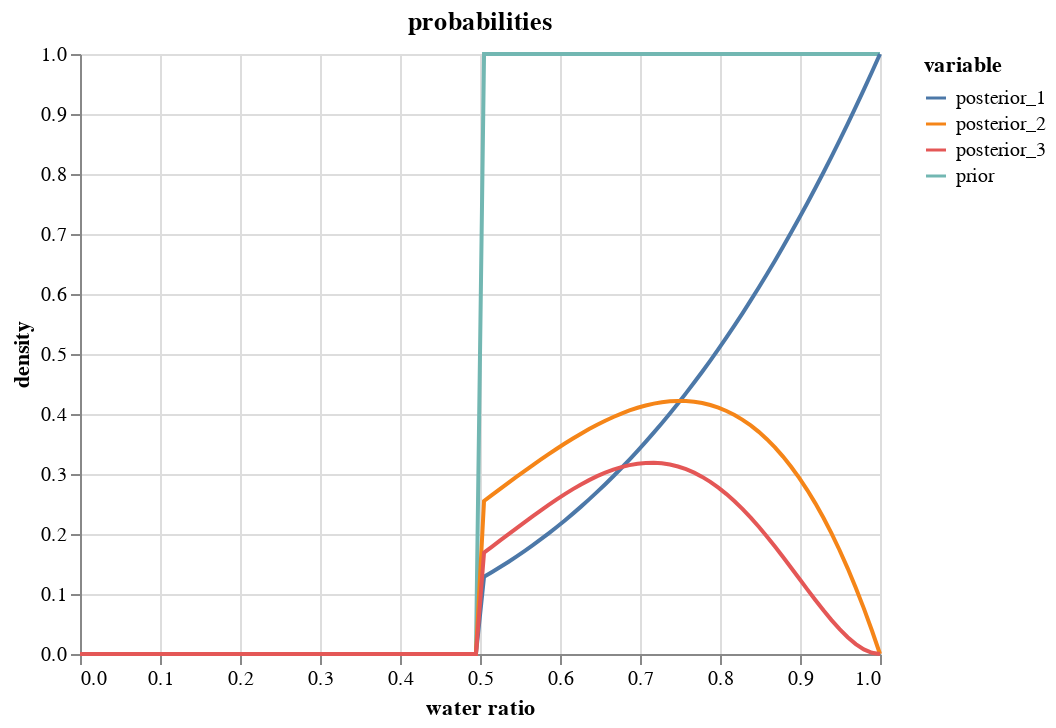

The notebook cell saved with this chart:
### Code cell
# convert wide df to tall, keep `p_grid` column
df = df.melt("p_grid", value_name="density")

alt.Chart(df, title="probabilities").mark_line().encode(
    alt.X("p_grid", title="water ratio"),
    y="density",
    color="variable",
)

### Figure 1 — Vega-Lite specification as saved in the notebook (floating-point values rounded to 4 significant figures; data arrays with more than 128 entries replaced by an {"elided": "..."} marker saying what was removed)
{"$schema": "https://vega.github.io/schema/vega-lite/v4.17.0.json", "config": {"view": {"continuousHeight": 300, "continuousWidth": 400}}, "data": {"name": "data-f58a376faf18dc5e5c2e7a32906430d4"}, "datasets": {"data-f58a376faf18dc5e5c2e7a32906430d4": {"elided": "400 records"}}, "encoding": {"color": {"field": "variable", "type": "nominal"}, "x": {"field": "p_grid", "title": "water ratio", "type": "quantitative"}, "y": {"field": "density", "type": "quantitative"}}, "mark": "line", "title": "probabilities"}
